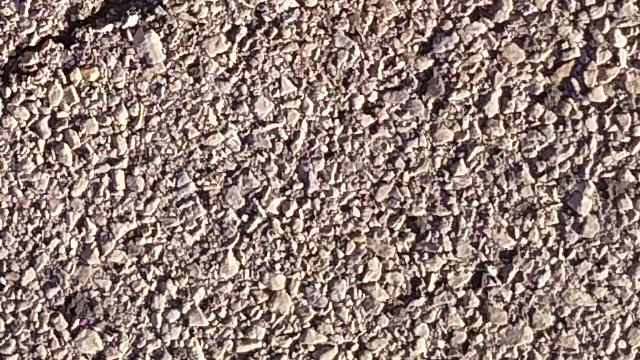
#> input picture dataset/Crack500/test_img/20160222_080850_1281_721.jpg, 640 x 360 px
$ python -i evaluate.py   (imports and definitions only)
#> lines starting #> are read from the running program, lines starting #| are printed output that depends on the picture
import numpy as np
import os
import argparse
import logging
import glob
import cv2

def cal_global_acc(pred, gt):
    h,w = gt.shape
    return [np.sum(pred==gt), float(h*w)]

# [206 lines left out: functions get_statistics_seg, get_statistics_prf, segment_metrics, prf_metrics, cal_prf_metrics, thred_half and 5 more, not called in this run]

def imread(path, load_size=0, load_mode=cv2.IMREAD_GRAYSCALE, convert_rgb=False, thresh=-1):
#> called with load_size = 0, load_mode = 0, convert_rgb = False, thresh = -1
    im = cv2.imread(path, load_mode)
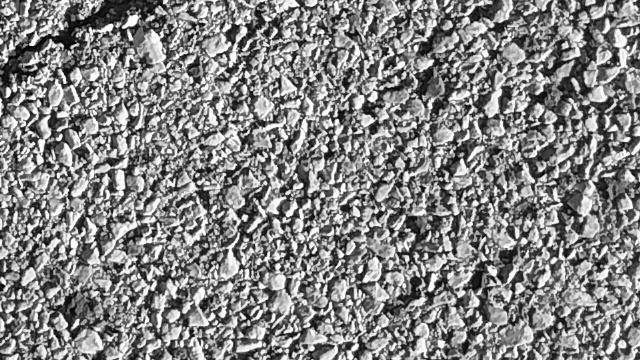
#> im: shape (360, 640); min 0, max 255, mean 131.9
    if convert_rgb:
        im = cv2.cvtColor(im, cv2.COLOR_BGR2RGB)
    if load_size > 0:
        im = cv2.resize(im, (load_size, load_size), interpolation=cv2.INTER_CUBIC)
    if thresh > 0:
        _, im = cv2.threshold(im, thresh, 255, cv2.THRESH_BINARY)
    return im

# [36 lines left out: functions get_image_pairs, eval, not called in this run]

# [32 lines not run here, left out]


>>> result = imread('../dataset/Crack500/test_img/20160222_080850_1281_721.jpg')
